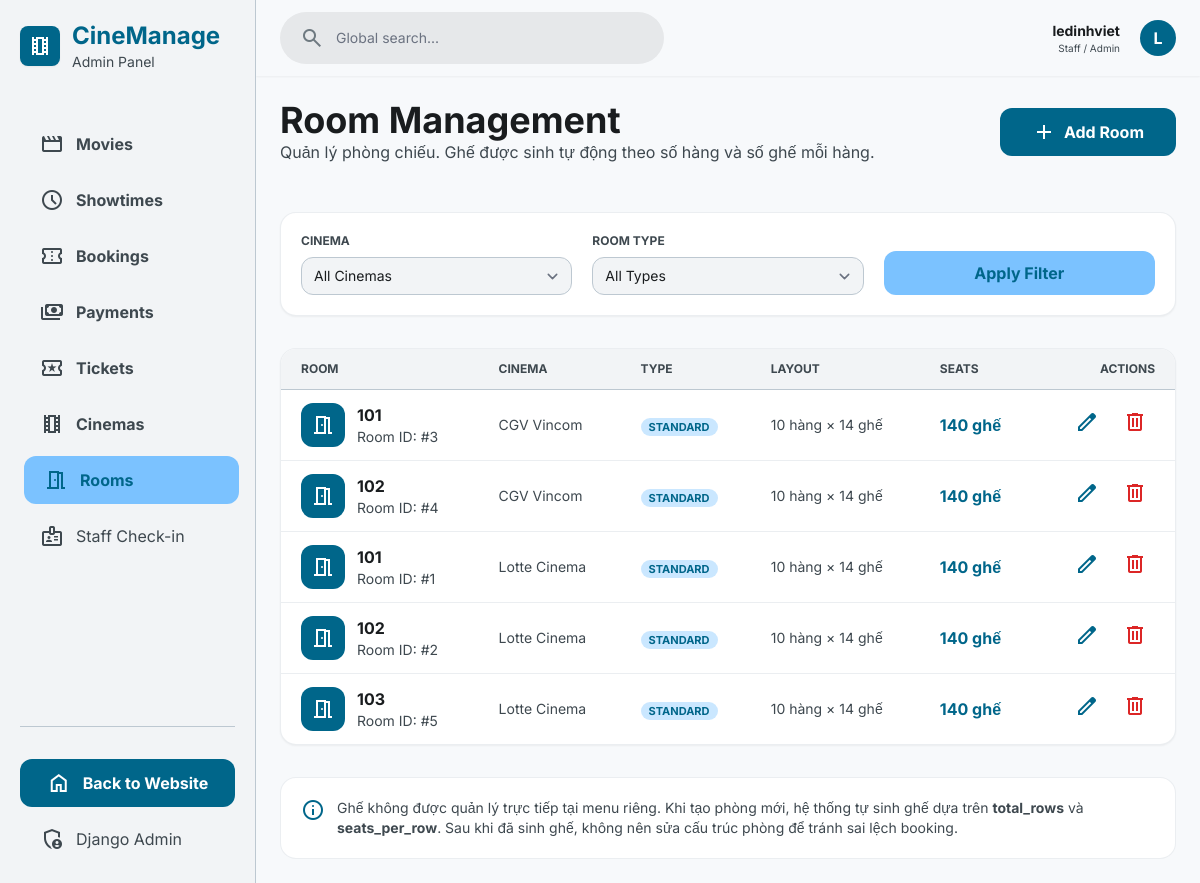
Page /manage/rooms/ (signed in) on the committed database.
### cinema/models.py (models this page shows, shortened)
class Room(models.Model):
    ROOM_TYPE_CHOICES = (
        ("standard", "Standard"),
        ("imax", "IMAX"),
        ("vip", "VIP"),
    )
    cinema = models.ForeignKey(Cinema, on_delete=models.CASCADE, related_name="rooms")
    name = models.CharField(max_length=100)
    room_type = models.CharField(
        max_length=50, choices=ROOM_TYPE_CHOICES, default="standard"
    )
    total_rows = models.PositiveIntegerField(default=10)
    seats_per_row = models.PositiveIntegerField(default=14)

class Cinema(models.Model):
    name = models.CharField(max_length=255)
    address = models.TextField()
    city = models.CharField(max_length=100, default="Ha Noi")
    image = models.ImageField(upload_to="cinemas/", blank=True, null=True)

### cinema/app_views/manage_views.py (the view)
# urls.py: path("manage/rooms/", views.manage_rooms, name="manage_rooms"),
@login_required
def manage_rooms(request):
    if not request.user.is_staff:
        messages.error(request, "Bạn không có quyền truy cập trang quản trị.")
        return redirect("cinema:home")
    cinema_id = request.GET.get("cinema", "")
    room_type = request.GET.get("room_type", "")
    rooms = Room.objects.select_related(
        "cinema"
    ).prefetch_related(
        "seats"
    ).all().order_by(
        "cinema__name",
        "name"
    )
    if cinema_id:
        rooms = rooms.filter(cinema_id=cinema_id)
    if room_type:
        rooms = rooms.filter(room_type=room_type)
    cinemas = Cinema.objects.all().order_by("name")
    return render(
        request,
        "cinema/manage/room_manage.html",
        {
            "active_menu": "rooms",
            "rooms": rooms,
            "cinemas": cinemas,
            "selected_cinema_id": cinema_id,
            "selected_room_type": room_type,
        }
    )

### cinema/templates/cinema/manage/room_manage.html (shortened to what this page needs)
{% extends 'cinema/manage/base_manage.html' %}
{% block manage_content %}
<div class="flex flex-col md:flex-row md:items-center justify-between gap-md mb-xl">
  <div>
    <h2 class="text-4xl font-bold text-on-surface">
      Room Management
    </h2>
    <p class="text-on-surface-variant">
      Quản lý phòng chiếu. Ghế được sinh tự động theo số hàng và số ghế mỗi hàng.
    </p>
  </div>
  <a
    href="/admin/cinema/room/add/"
    class="flex items-center justify-center gap-xs bg-primary text-on-primary px-lg py-sm rounded-xl font-bold hover:shadow-md transition-all active:scale-95"
  >
    <span class="material-symbols-outlined">add</span>
    Add Room
  </a>
</div>
<div class="bg-surface-container-lowest rounded-2xl shadow-sm p-md mb-lg border border-outline-variant/30">
  <form method="get" class="grid grid-cols-1 md:grid-cols-3 gap-md">
    <div class="space-y-xs">
      <label class="text-xs font-bold text-on-surface-variant block">
        CINEMA
      </label>
      <select
        name="cinema"
        class="w-full bg-surface-container-low border border-outline-variant rounded-xl py-2 px-sm text-sm focus:ring-primary focus:border-primary"
      >
        <option value="">All Cinemas</option>
      </select>
    </div>
    <div class="space-y-xs">
      <label class="text-xs font-bold text-on-surface-variant block">
        ROOM TYPE
      </label>
      <select
        name="room_type"
        class="w-full bg-surface-container-low border border-outline-variant rounded-xl py-2 px-sm text-sm focus:ring-primary focus:border-primary"
      >
        <option value="">All Types</option>
      </select>
    </div>
    <div class="flex items-end">
      <button
        type="submit"
        class="w-full bg-secondary-container text-primary py-[10px] rounded-xl font-bold hover:bg-primary-container transition-colors"
      >
        Apply Filter
      </button>
    </div>
  </form>
</div>
<div class="bg-surface-container-lowest rounded-2xl shadow-sm border border-outline-variant/30 overflow-hidden">
  <div class="overflow-x-auto">
    <table class="w-full text-left border-collapse">
      <thead>
        <tr class="bg-surface-container-low border-b border-outline-variant">
          <th class="px-md py-sm text-xs font-bold text-on-surface-variant">ROOM</th>
          <th class="px-md py-sm text-xs font-bold text-on-surface-variant">CINEMA</th>
          <th class="px-md py-sm text-xs font-bold text-on-surface-variant">TYPE</th>
          <th class="px-md py-sm text-xs font-bold text-on-surface-variant">LAYOUT</th>
          <th class="px-md py-sm text-xs font-bold text-on-surface-variant">SEATS</th>
          <th class="px-md py-sm text-xs font-bold text-on-surface-variant text-right">ACTIONS</th>
        </tr>
      </thead>
      <tbody class="divide-y divide-outline-variant/30">
        {% for room in rooms %}
          <tr class="hover:bg-surface-container-low transition-colors duration-150">
            <td class="px-md py-sm">
              <div class="flex items-center gap-sm">
                <div class="w-11 h-11 rounded-xl bg-primary text-on-primary flex items-center justify-center">
                  <span class="material-symbols-outlined">meeting_room</span>
                </div>
                <div>
                  <p class="font-bold text-on-surface">
                    {{ room.name }}
                  </p>
                  <p class="text-sm text-on-surface-variant">
                    Room ID: #{{ room.id }}
                  </p>
                </div>
              </div>
            </td>
            <td class="px-md py-sm text-sm text-on-surface-variant">
              {{ room.cinema.name }}
            </td>
            <td class="px-md py-sm">
              <span class="px-xs py-[2px] rounded-full bg-secondary-container/40 text-primary text-[11px] font-bold uppercase">
                {{ room.room_type }}
              </span>
            </td>
            <td class="px-md py-sm text-sm text-on-surface-variant">
              {{ room.total_rows }} hàng × {{ room.seats_per_row }} ghế
            </td>
            <td class="px-md py-sm font-bold text-primary">
              {{ room.seats.count }} ghế
            </td>
            <td class="px-md py-sm text-right">
              <div class="flex items-center justify-end gap-xs">
                <a
                  href="/admin/cinema/room/{{ room.id }}/change/"
                  class="p-xs hover:bg-primary-container/20 text-primary rounded-lg transition-colors"
                  title="Edit"
                >
                  <span class="material-symbols-outlined">edit</span>
                </a>
                <a
                  href="/admin/cinema/room/{{ room.id }}/delete/"
                  class="p-xs hover:bg-red-100 text-red-600 rounded-lg transition-colors"
                  title="Delete"
                >
                  <span class="material-symbols-outlined">delete</span>
                </a>
              </div>
            </td>
          </tr>
        {% endfor %}
      </tbody>
    </table>
  </div>
</div>
<div class="mt-lg bg-surface-container-lowest rounded-2xl p-md border border-outline-variant/30">
  <div class="flex items-start gap-sm">
    <span class="material-symbols-outlined text-primary">info</span>
    <p class="text-sm text-on-surface-variant">
      Ghế không được quản lý trực tiếp tại menu riêng. Khi tạo phòng mới, hệ thống tự sinh ghế dựa trên
      <strong>total_rows</strong> và <strong>seats_per_row</strong>. Sau khi đã sinh ghế, không nên sửa cấu trúc phòng để tránh sai lệch booking.
    </p>
  </div>
</div>
{% endblock %}

### cinema/templates/cinema/manage/base_manage.html (shortened to what this page needs)
{% load static %}
<!doctype html>
<html class="light" lang="vi">
  <head>
    <script src="https://cdn.tailwindcss.com?plugins=forms,container-queries"></script>
  </head>
  <body class="bg-background text-on-surface">
    <aside
      class="hidden md:flex flex-col h-screen p-md border-r border-outline-variant bg-surface-container-low w-64 fixed left-0 top-0 z-50"
    >
      <div class="flex items-center gap-sm mb-xl">
        <div
          class="w-10 h-10 bg-primary rounded-lg flex items-center justify-center text-white shadow-sm"
        >
          <span class="material-symbols-outlined">theaters</span>
        </div>
        <div>
          <a href="{% url 'cinema:manage_home' %}">
            <h1 class="text-2xl text-primary font-bold">CineManage</h1>
          </a>
          <p class="text-sm text-on-surface-variant">Admin Panel</p>
        </div>
      </div>
      <nav class="flex-1 space-y-xs">
        <a
          class="flex items-center gap-sm px-md py-sm rounded-xl font-bold transition-all {% if active_menu == 'movies' %} bg-secondary-container text-primary translate-x-1 {% else %} text-on-surface-variant hover:bg-surface-container-high {% endif %}"
          href="{% url 'cinema:manage_movies' %}"
        >
          <span class="material-symbols-outlined">movie</span>
          <span>Movies</span>
        </a>
        <a
          class="flex items-center gap-sm px-md py-sm rounded-xl font-bold transition-all {% if active_menu == 'showtimes' %} bg-secondary-container text-primary translate-x-1 {% else %} text-on-surface-variant hover:bg-surface-container-high {% endif %}"
          href="{% url 'cinema:manage_showtimes' %}"
        >
          <span class="material-symbols-outlined">schedule</span>
          <span>Showtimes</span>
        </a>
        <a
          class="flex items-center gap-sm px-md py-sm rounded-xl font-bold transition-all {% if active_menu == 'bookings' %} bg-secondary-container text-primary translate-x-1 {% else %} text-on-surface-variant hover:bg-surface-container-high {% endif %}"
          href="{% url 'cinema:manage_bookings' %}"
        >
          <span class="material-symbols-outlined">confirmation_number</span>
          <span>Bookings</span>
        </a>
        <a
          class="flex items-center gap-sm px-md py-sm rounded-xl font-bold transition-all {% if active_menu == 'payments' %} bg-secondary-container text-primary translate-x-1 {% else %} text-on-surface-variant hover:bg-surface-container-high {% endif %}"
          href="{% url 'cinema:manage_payments' %}"
        >
          <span class="material-symbols-outlined">payments</span>
          <span>Payments</span>
        </a>
        <a
          class="flex items-center gap-sm px-md py-sm rounded-xl font-bold transition-all {% if active_menu == 'tickets' %} bg-secondary-container text-primary translate-x-1 {% else %} text-on-surface-variant hover:bg-surface-container-high {% endif %}"
          href="{% url 'cinema:manage_tickets' %}"
        >
          <span class="material-symbols-outlined">local_activity</span>
          <span>Tickets</span>
        </a>
        <a
          class="flex items-center gap-sm px-md py-sm rounded-xl font-bold transition-all {% if active_menu == 'cinemas' %} bg-secondary-container text-primary translate-x-1 {% else %} text-on-surface-variant hover:bg-surface-container-high {% endif %}"
          href="{% url 'cinema:manage_cinemas' %}"
        >
          <span class="material-symbols-outlined">theaters</span>
          <span>Cinemas</span>
        </a>
        <a
          class="flex items-center gap-sm px-md py-sm rounded-xl font-bold transition-all {% if active_menu == 'rooms' %} bg-secondary-container text-primary translate-x-1 {% else %} text-on-surface-variant hover:bg-surface-container-high {% endif %}"
          href="{% url 'cinema:manage_rooms' %}"
        >
          <span class="material-symbols-outlined">meeting_room</span>
          <span>Rooms</span>
        </a>
        <a
          class="flex items-center gap-sm px-md py-sm text-on-surface-variant hover:bg-surface-container-high rounded-xl transition-all"
          href="{% url 'cinema:staff_checkin' %}"
        >
          <span class="material-symbols-outlined">badge</span>
          <span>Staff Check-in</span>
        </a>
      </nav>
      <div class="mt-auto space-y-xs pt-lg border-t border-outline-variant">
        <a
          class="flex items-center justify-center gap-sm px-md py-sm bg-primary text-on-primary rounded-xl font-bold hover:opacity-90"
          href="{% url 'cinema:home' %}"
        >
          <span class="material-symbols-outlined">home</span>
          Back to Website
        </a>
        <a
          class="flex items-center gap-sm px-md py-sm text-on-surface-variant hover:bg-surface-container-high rounded-xl transition-all"
          href="/admin/"
        >
          <span class="material-symbols-outlined">admin_panel_settings</span>
          Django Admin
        </a>
      </div>
    </aside>
    <main class="md:ml-64 min-h-screen">
      <header
        class="flex justify-between items-center px-gutter py-sm w-full sticky top-0 z-40 bg-surface shadow-sm"
      >
        <div
          class="flex items-center bg-surface-container-high rounded-full px-md py-xs w-96"
        >
          <span class="material-symbols-outlined text-outline">search</span>
          <input
            class="bg-transparent border-none focus:ring-0 text-sm w-full"
            placeholder="Global search..."
            type="text"
          />
        </div>
        <div class="flex items-center gap-md">
          <div class="hidden lg:block text-right">
            <p class="text-sm font-bold">{{ request.user.username }}</p>
            <p class="text-[10px] text-on-surface-variant">Staff / Admin</p>
          </div>
          <div
            class="w-9 h-9 rounded-full bg-primary text-on-primary flex items-center justify-center font-bold"
          >
            {{ request.user.username|first|upper }}
          </div>
        </div>
      </header>
      <div class="p-gutter max-w-container-max mx-auto">
        {% block manage_content %} {% endblock %}
      </div>
    </main>
  </body>
</html>

### cinema/templates/cinema/manage/base_manage.html (style rules this page uses)
body { font-family: "Inter", sans-serif; background-color: #f7f9fb; }
.material-symbols-outlined { font-variation-settings: "FILL" 0, "wght" 400, "GRAD" 0, "opsz" 24; }

### rows in the picture
Room: name "101", id "3", cinema.name "CGV Vincom", room_type "STANDARD", total_rows "10", seats_per_row "14", seats.count "140"
Room: name "102", id "4", cinema.name "CGV Vincom", room_type "STANDARD", total_rows "10", seats_per_row "14", seats.count "140"
Room: name "101", id "1", cinema.name "Lotte Cinema", room_type "STANDARD", total_rows "10", seats_per_row "14", seats.count "140"
Room: name "102", id "2", cinema.name "Lotte Cinema", room_type "STANDARD", total_rows "10", seats_per_row "14", seats.count "140"
Room: name "103", id "5", cinema.name "Lotte Cinema", room_type "STANDARD", total_rows "10", seats_per_row "14", seats.count "140"

### other values in the picture
{{ request.user.username }} "ledinhviet"
{{ request.user.username|first|upper }} "L"
